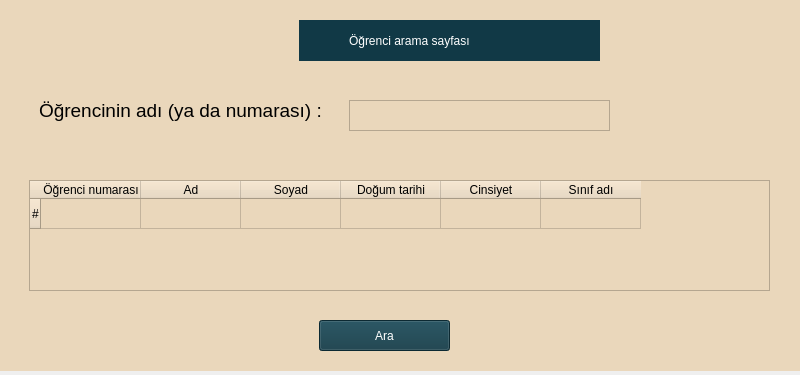
<?xml version="1.0" encoding="UTF-8"?>
<ui version="4.0">
 <class>GetStudent</class>
 <widget class="QMainWindow" name="GetStudent">
  <property name="geometry">
   <rect>
    <x>0</x>
    <y>0</y>
    <width>800</width>
    <height>375</height>
   </rect>
  </property>
  <property name="windowTitle">
   <string>Tek öğrenci için arama</string>
  </property>
  <widget class="QWidget" name="centralwidget">
   <widget class="QWidget" name="widget" native="true">
    <property name="geometry">
     <rect>
      <x>-1</x>
      <y>0</y>
      <width>801</width>
      <height>371</height>
     </rect>
    </property>
    <property name="styleSheet">
     <string notr="true">background-color: rgb(171, 216, 255);
background-color: rgb(234, 215, 187);
font: 14pt &quot;MS Shell Dlg 2&quot;;</string>
    </property>
    <widget class="QLabel" name="label">
     <property name="geometry">
      <rect>
       <x>40</x>
       <y>90</y>
       <width>301</width>
       <height>41</height>
      </rect>
     </property>
     <property name="font">
      <font>
       <family>MS Shell Dlg 2</family>
       <pointsize>14</pointsize>
       <weight>50</weight>
       <italic>false</italic>
       <bold>false</bold>
      </font>
     </property>
     <property name="text">
      <string>Öğrencinin adı (ya da numarası) :</string>
     </property>
    </widget>
    <widget class="QTextEdit" name="student_name">
     <property name="geometry">
      <rect>
       <x>350</x>
       <y>100</y>
       <width>261</width>
       <height>31</height>
      </rect>
     </property>
    </widget>
    <widget class="QPushButton" name="Ok">
     <property name="geometry">
      <rect>
       <x>320</x>
       <y>320</y>
       <width>131</width>
       <height>31</height>
      </rect>
     </property>
     <property name="styleSheet">
      <string notr="true">background-color: rgb(17, 57, 70);
color: rgb(255, 255, 255);</string>
     </property>
     <property name="text">
      <string>Ara</string>
     </property>
    </widget>
    <widget class="QTableWidget" name="table_getStudentByName">
     <property name="geometry">
      <rect>
       <x>30</x>
       <y>180</y>
       <width>741</width>
       <height>111</height>
      </rect>
     </property>
     <property name="minimumSize">
      <size>
       <width>0</width>
       <height>0</height>
      </size>
     </property>
     <row>
      <property name="text">
       <string>#</string>
      </property>
     </row>
     <column>
      <property name="text">
       <string>Öğrenci numarası</string>
      </property>
     </column>
     <column>
      <property name="text">
       <string>Ad</string>
      </property>
     </column>
     <column>
      <property name="text">
       <string>Soyad</string>
      </property>
     </column>
     <column>
      <property name="text">
       <string>Doğum tarihi</string>
      </property>
     </column>
     <column>
      <property name="text">
       <string>Cinsiyet</string>
      </property>
     </column>
     <column>
      <property name="text">
       <string>Sınıf adı</string>
      </property>
     </column>
     <item row="0" column="0">
      <property name="text">
       <string/>
      </property>
      <property name="font">
       <font>
        <weight>75</weight>
        <bold>true</bold>
       </font>
      </property>
      <property name="flags">
       <set>ItemIsSelectable</set>
      </property>
     </item>
     <item row="0" column="1">
      <property name="text">
       <string/>
      </property>
      <property name="font">
       <font>
        <weight>50</weight>
        <bold>false</bold>
       </font>
      </property>
      <property name="flags">
       <set>ItemIsSelectable</set>
      </property>
     </item>
     <item row="0" column="2">
      <property name="text">
       <string/>
      </property>
      <property name="font">
       <font>
        <weight>50</weight>
        <bold>false</bold>
       </font>
      </property>
      <property name="flags">
       <set>ItemIsSelectable</set>
      </property>
     </item>
     <item row="0" column="3">
      <property name="text">
       <string/>
      </property>
      <property name="flags">
       <set>ItemIsSelectable</set>
      </property>
     </item>
     <item row="0" column="4">
      <property name="text">
       <string/>
      </property>
      <property name="font">
       <font>
        <weight>50</weight>
        <bold>false</bold>
       </font>
      </property>
      <property name="flags">
       <set>ItemIsSelectable</set>
      </property>
     </item>
    </widget>
    <widget class="QWidget" name="widget_2" native="true">
     <property name="geometry">
      <rect>
       <x>300</x>
       <y>20</y>
       <width>301</width>
       <height>41</height>
      </rect>
     </property>
     <property name="styleSheet">
      <string notr="true">background-color: rgb(17, 57, 70);</string>
     </property>
     <widget class="QLabel" name="label_2">
      <property name="geometry">
       <rect>
        <x>50</x>
        <y>0</y>
        <width>201</width>
        <height>41</height>
       </rect>
      </property>
      <property name="styleSheet">
       <string notr="true">font: 75 12pt &quot;MS Shell Dlg 2&quot;;
color: rgb(255, 255, 255);
font: 75 16pt &quot;MS Shell Dlg 2&quot;;
font: 75 14pt &quot;MS Shell Dlg 2&quot;;</string>
      </property>
      <property name="text">
       <string>Öğrenci arama sayfası</string>
      </property>
     </widget>
    </widget>
   </widget>
  </widget>
 </widget>
 <resources/>
 <connections/>
</ui>
